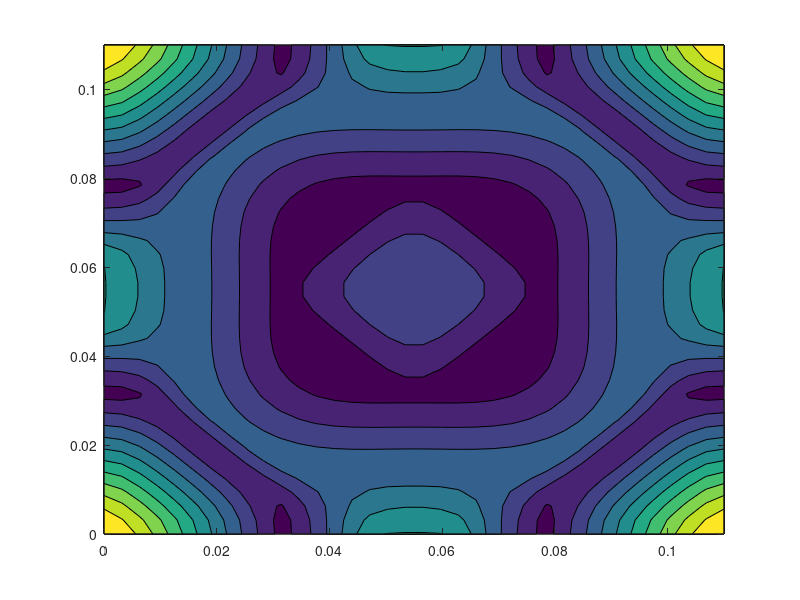
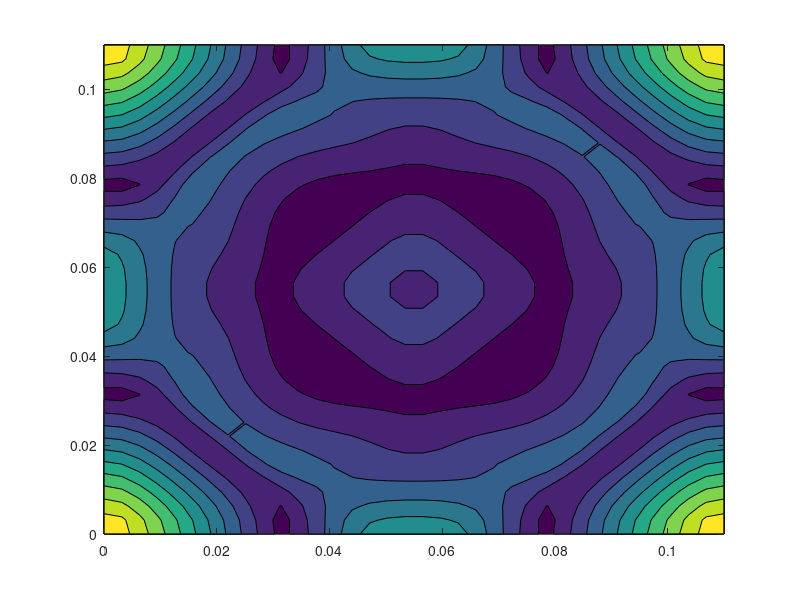
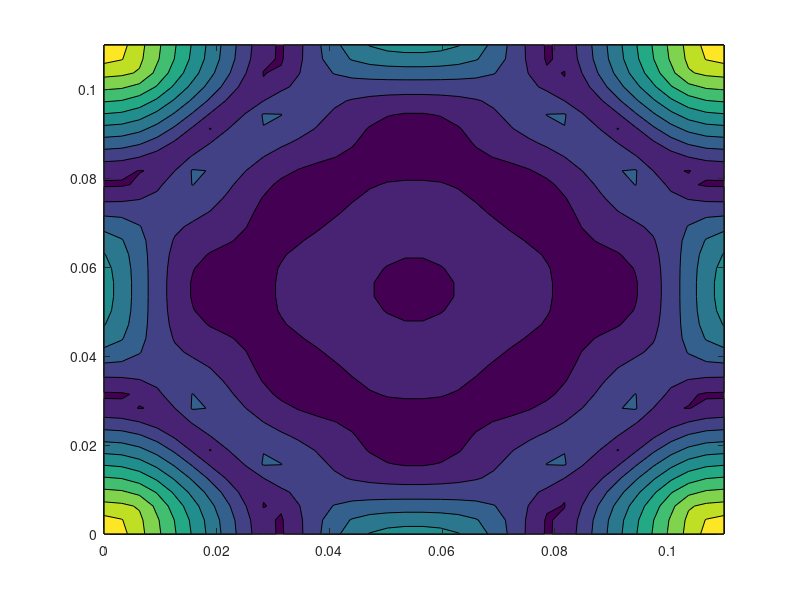
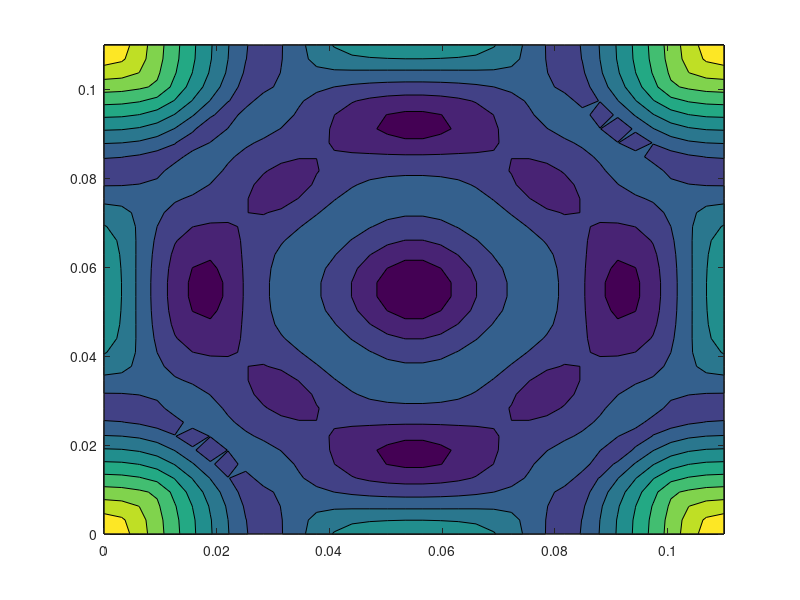

Source code (MATLAB) for these figures, in order:
clear all;
clear;
load ('La_26.dat') ;
A = transpose (La_26);
B = reshape (A, 46656,1); 
C = zeros (1296,36);
i=1;
for k=1:1296
    for j=1:36
        C(k,j)=B(i);
        i=i+1;
    end
end
%reshaping matrix to matrix(nkx,nky,nkz) matrix
D=reshape(C,36,36,36);
dkx = 0.11/35 ;
dky = 0.11/35;
dkz = 0.11/35;
kx = 0: dkx: 0.11;
ky = 0:dky :0.11;
kz = 0:dkz:0.11;

% For ploting 2D slices separately
%----------------------------------
for i=1:36
num=num2str(i);
filename=strcat('D',num,'.png');
contourf(kx,ky,D(:,:,i));
saveas(gca,filename);
end

%For plotting separate 2D slices in 3D
%-------------------------------------
% for i=1:36
% [~,h]=contour(kx,ky,D(:,:,i));
% set(h,'LevelStep',dkz);
% hold on;
% end
% hold off;
% view(3); axis vis3d; grid on

% For ploting 2D slices as a surface
%----------------------------------
% for i=1:36
% contour3(kx,ky,D(:,:,i),[dkz dkz]);
% hold on;
% end

xlabel('kx') % x-axis label
ylabel('ky') % y-axis label
zlabel('kz') % z-axis label





